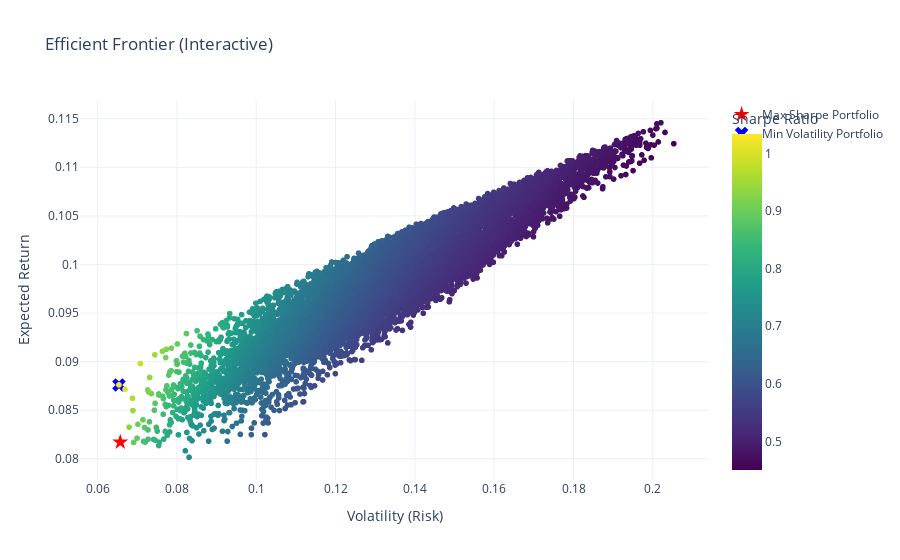

The code cell stored with this chart in its notebook:
### Code cell
import plotly.express as px
import plotly.graph_objects as go

# Генерация случайных портфелей
num_portfolios = 10000
results = np.zeros((3, num_portfolios))
random_weights_list = []

for i in range(num_portfolios):
    weights = np.random.uniform(0.05, 0.5, len(tickers))  # Учитываем границы весов
    weights /= np.sum(weights)  # Нормируем веса до 1

    random_weights_list.append(weights)
    port_return = expected_return(weights, log_returns)
    port_volatility = standard_deviation(weights, cov_matrix)
    port_sharpe = (port_return - risk_free_rate) / port_volatility

    results[0, i] = port_return
    results[1, i] = port_volatility
    results[2, i] = port_sharpe

# Находим портфель с минимальной волатильностью
min_vol_index = np.argmin(results[1])
min_vol_weights = random_weights_list[min_vol_index]

min_vol_return = results[0, min_vol_index]
min_vol_volatility = results[1, min_vol_index]


# Создаем DataFrame для портфелей
portfolio_df = pd.DataFrame({
    "Return": results[0, :],
    "Volatility": results[1, :],
    "Sharpe Ratio": results[2, :]
})

# Интерактивный scatter plot (эффективная граница)
fig = px.scatter(portfolio_df, 
                 x="Volatility", 
                 y="Return", 
                 color="Sharpe Ratio",
                 color_continuous_scale="viridis",
                 hover_data={"Volatility": True, "Return": True, "Sharpe Ratio": True},
                 title="Efficient Frontier (Interactive)")

# Добавляем точку портфеля с максимальным Sharpe Ratio
fig.add_trace(go.Scatter(
    x=[optimal_portfolio_volatility],
    y=[optimal_portfolio_return],
    mode="markers",
    marker=dict(color="red", size=12, symbol="star"),
    name="Max Sharpe Portfolio"
))

# Добавляем точку портфеля с минимальной волатильностью
fig.add_trace(go.Scatter(
    x=[min_vol_volatility],
    y=[min_vol_return],
    mode="markers",
    marker=dict(color="blue", size=12, symbol="x"),
    name="Min Volatility Portfolio"
))

# Настройки осей
fig.update_layout(xaxis_title="Volatility (Risk)", 
                  yaxis_title="Expected Return",
                  template="plotly_white")

# Показываем интерактивный график
fig.show()

### Figure 1 — Plotly figure (JSON) as saved in the notebook; plotly's stock layout.template omitted (floating-point values rounded to 4 significant figures; data arrays with more than 128 entries replaced by an {"elided": "..."} marker saying what was removed)
{"data": [{"customdata": {"elided": "10000x1 float values"}, "hovertemplate": "Volatility=%{x}<br>Return=%{y}<br>Sharpe Ratio=%{marker.color}<extra></extra>", "legendgroup": "", "marker": {"color": {"elided": "10000 float values"}, "coloraxis": "coloraxis", "symbol": "circle"}, "mode": "markers", "name": "", "showlegend": false, "type": "scattergl", "x": {"elided": "10000 float values"}, "xaxis": "x", "y": {"elided": "10000 float values"}, "yaxis": "y"}, {"marker": {"color": "red", "size": 12, "symbol": "star"}, "mode": "markers", "name": "Max Sharpe Portfolio", "type": "scatter", "x": [0.06571], "y": [0.08171]}, {"marker": {"color": "blue", "size": 12, "symbol": "x"}, "mode": "markers", "name": "Min Volatility Portfolio", "type": "scatter", "x": [0.06538], "y": [0.0876]}], "layout": {"coloraxis": {"colorbar": {"title": {"text": "Sharpe Ratio"}}, "colorscale": [[0, "#440154"], [0.1111, "#482878"], [0.2222, "#3e4989"], [0.3333, "#31688e"], [0.4444, "#26828e"], [0.5556, "#1f9e89"], [0.6667, "#35b779"], [0.7778, "#6ece58"], [0.8889, "#b5de2b"], [1, "#fde725"]]}, "legend": {"tracegroupgap": 0}, "title": {"text": "Efficient Frontier (Interactive)"}, "xaxis": {"anchor": "y", "domain": [0, 1], "title": {"text": "Volatility (Risk)"}}, "yaxis": {"anchor": "x", "domain": [0, 1], "title": {"text": "Expected Return"}}}}
